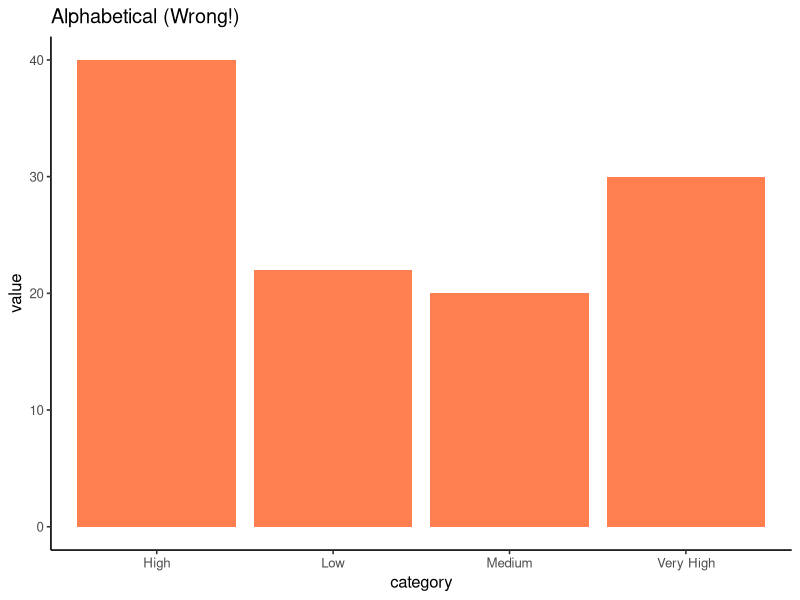
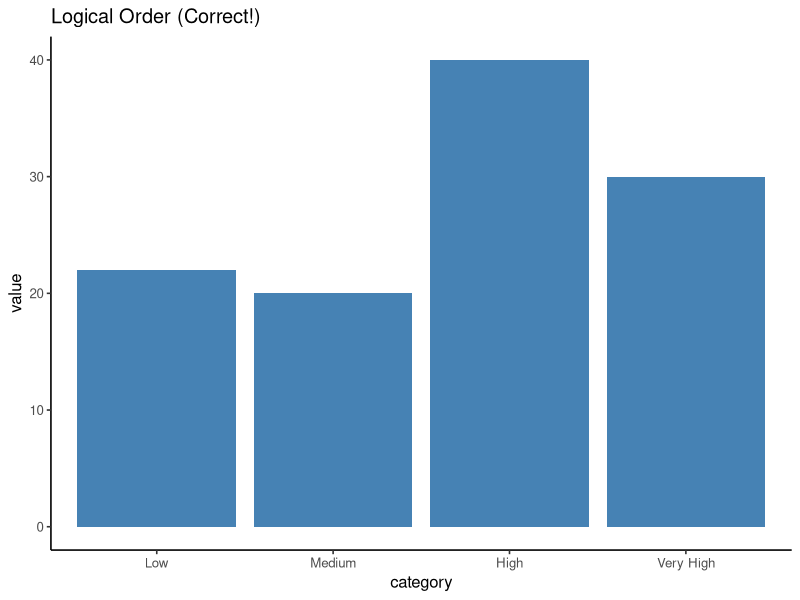
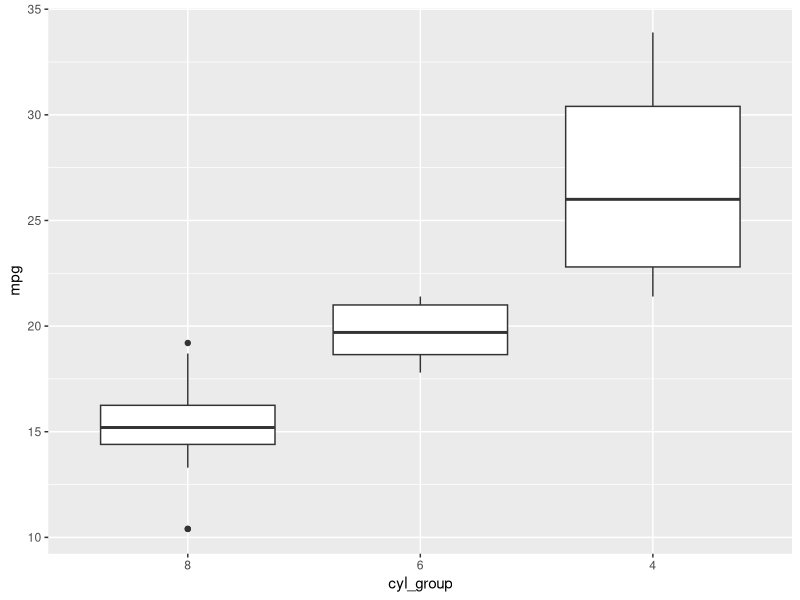
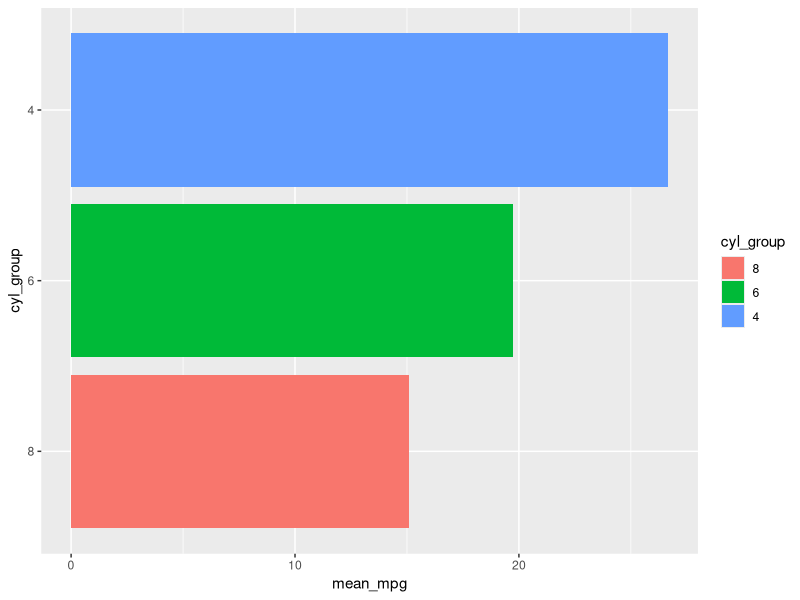
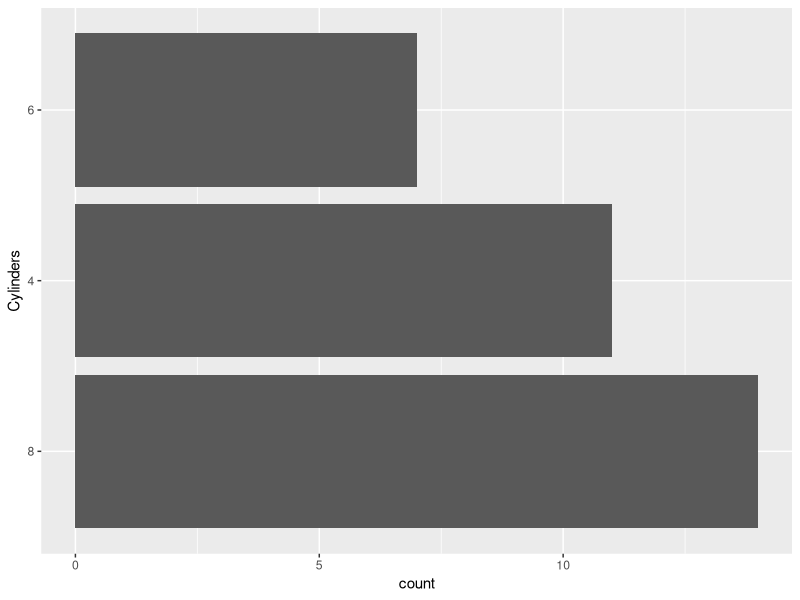
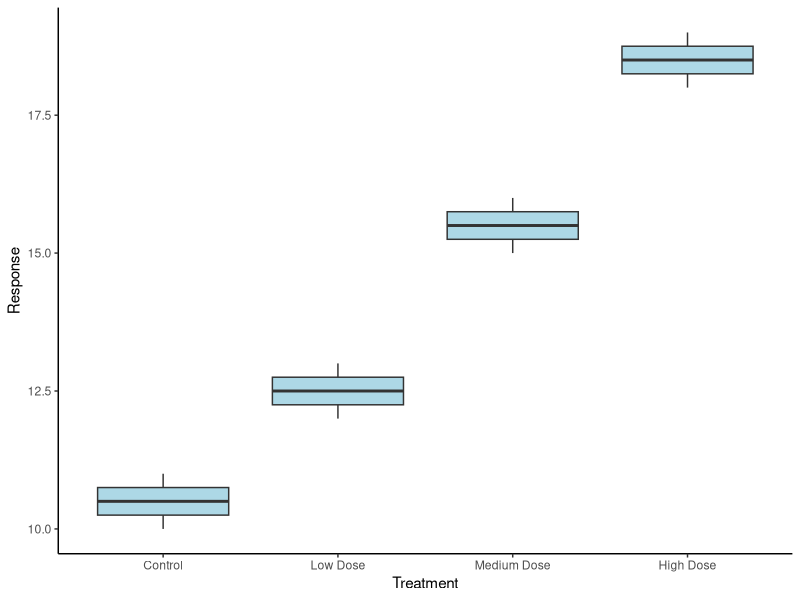
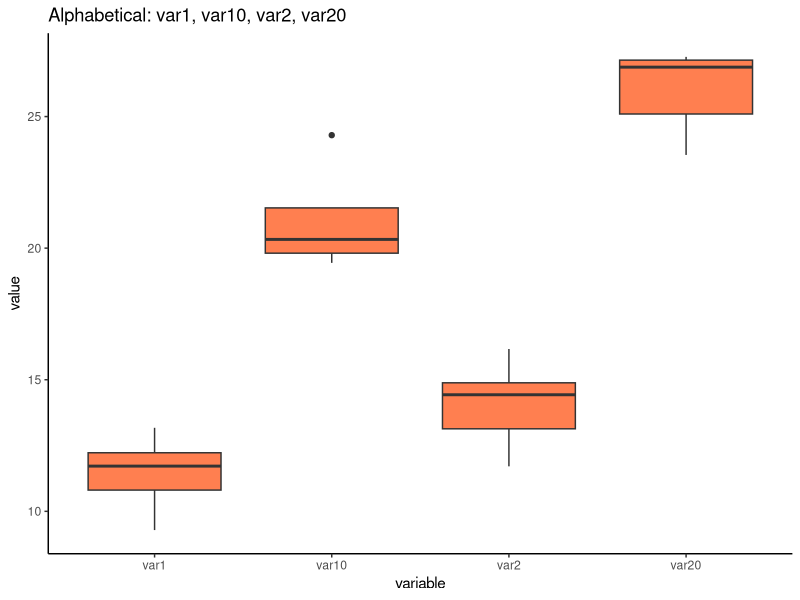
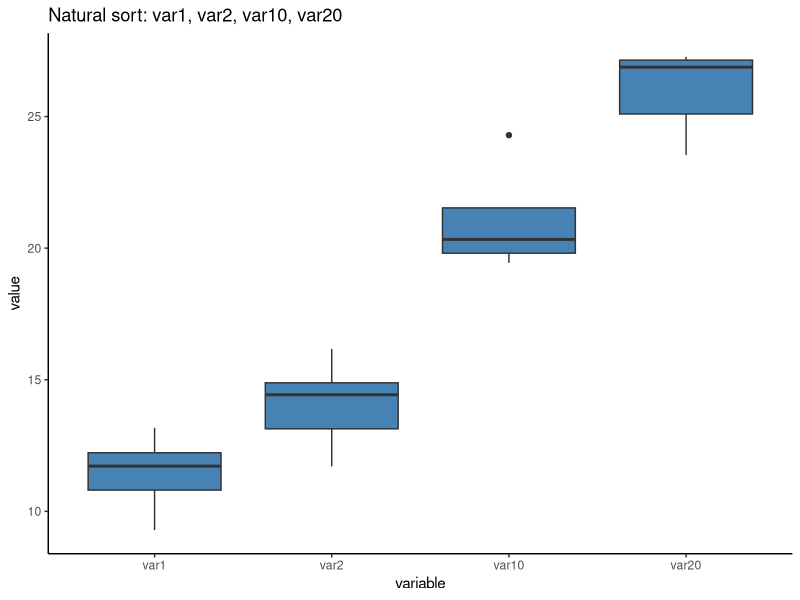

These figures' R source, in order:
## ---- chunk 1
#| label: setup-factors
#| echo: false
#| eval: true
#| message: false

library(ggplot2)
library(dplyr)
library(forcats)
## ---- chunk 2
#| label: factors-problem-alphabetical
#| echo: true
#| eval: true
#| fig-width: 5
#| fig-height: 4

library(ggplot2)

# Create data with logical categories
category_df <- data.frame(
  category = c("Low", "Medium", "High", "Very High", "Low", "High"),
  value = c(10, 20, 15, 30, 12, 25)
)

# R defaults to alphabetical!
ggplot(category_df, aes(x = category, y = value)) +
  geom_col(fill = "coral") +
  theme_classic(base_size = 12) +
  labs(title = "Alphabetical (Wrong!)")
## ---- chunk 3
#| label: factors-solution-ordered
#| echo: true
#| eval: true
#| fig-width: 5
#| fig-height: 4

# Specify levels explicitly
category_df$category <- factor(category_df$category,
                       levels = c("Low", "Medium", "High", "Very High"))

# Now plots use logical order!
ggplot(category_df, aes(x = category, y = value)) +
  geom_col(fill = "steelblue") +
  theme_classic(base_size = 12) +
  labs(title = "Logical Order (Correct!)")
## ---- chunk 4
#| label: factors-forcats-intro
#| echo: true
#| eval: true

library(forcats)

# Reorder by another variable (e.g., median)
mtcars %>%
  mutate(cyl_group = fct_reorder(factor(cyl), mpg, .fun = median)) %>%
  ggplot(aes(cyl_group, mpg)) +
  geom_boxplot()

# Boxplots now ordered by median value!
## ---- chunk 5
#| label: factors-fct-reorder
#| echo: true
#| eval: true

# Order categories by mean of values
mtcars %>%
  mutate(cyl_group = factor(cyl)) %>%
  group_by(cyl_group) %>%
  summarise(mean_mpg = mean(mpg)) %>%
  ungroup() %>%
  mutate(cyl_group = fct_reorder(cyl_group, mean_mpg, mean)) %>%
  ggplot(aes(x = cyl_group, y = mean_mpg, fill = cyl_group)) +
  geom_col() +
  coord_flip()  # Horizontal bars easier to read
## ---- chunk 6
#| label: factors-fct-infreq
#| echo: true
#| eval: true

# Order by how common each level is
ggplot(mtcars, aes(x = fct_infreq(factor(cyl)))) +
  geom_bar() +
  labs(x = "Cylinders") +
  coord_flip()

# Most common category first!
## ---- chunk 7
#| label: factors-fct-inorder
#| echo: true
#| eval: true
#| fig-width: 8
#| fig-height: 5

# Create data with specific order
treatment_data <- data.frame(
  treatment = c("Control", "Low Dose", "Medium Dose", "High Dose",
                "Control", "Low Dose", "Medium Dose", "High Dose"),
  response = c(10, 12, 15, 18, 11, 13, 16, 19)
)

# Keep order as they appear in data (not alphabetical!)
ggplot(treatment_data,
       aes(x = fct_inorder(treatment), y = response)) +
  geom_boxplot(fill = "lightblue") +
  labs(x = "Treatment", y = "Response") +
  theme_classic()

# Order: Control, Low Dose, Medium Dose, High Dose
## ---- chunk 8
#| label: factors-natural-sort-problem
#| echo: true
#| eval: true
#| fig-width: 8
#| fig-height: 5

# Create data with numbered variables
var_data <- data.frame(
  variable = rep(c("var1", "var2", "var10", "var20"), each = 5),
  value = rnorm(20, mean = rep(c(10, 15, 20, 25), each = 5), sd = 2)
)

# Alphabetical order: var1, var10, var2, var20 (wrong!)
ggplot(var_data, aes(x = variable, y = value)) +
  geom_boxplot(fill = "coral") +
  theme_classic() +
  labs(title = "Alphabetical: var1, var10, var2, var20")
## ---- chunk 9
#| label: factors-natural-sort-solution
#| echo: true
#| eval: true
#| fig-width: 8
#| fig-height: 5

# Use gtools::mixedsort() for natural/alphanumeric sorting
library(gtools)

var_data$variable <- factor(var_data$variable,
                            levels = mixedsort(unique(var_data$variable)))

# Natural order: var1, var2, var10, var20 (correct!)
ggplot(var_data, aes(x = variable, y = value)) +
  geom_boxplot(fill = "steelblue") +
  theme_classic() +
  labs(title = "Natural sort: var1, var2, var10, var20")
## ---- chunk 10
#| label: factors-fct-rev
#| echo: true
#| eval: true

# Sometimes you want reverse order
mtcars %>%
  mutate(cyl_group = fct_reorder(factor(cyl), mpg) %>% fct_rev()) %>%
  ggplot(aes(x = cyl_group, y = mpg)) +
  geom_col()

# Now highest values first instead of last
## ---- chunk 11
#| label: factors-fct-relevel
#| echo: true
#| eval: true

# Move "4" to front for cylinders
mtcars %>%
  mutate(cyl_group = fct_relevel(factor(cyl), "4")) %>%
  ggplot(aes(cyl_group, mpg)) +
  geom_boxplot()

# 4-cylinder always shown first
## ---- chunk 12
#| label: factors-ordered-bar
#| echo: true
#| eval: true

# Calculate summary statistics
summary_data <- mtcars %>%
  mutate(cyl_group = factor(cyl)) %>%
  group_by(cyl_group) %>%
  summarise(mean_mpg = mean(mpg), .groups = "drop")

# Plot with bars ordered by height
ggplot(summary_data,
       aes(x = fct_reorder(cyl_group, mean_mpg), y = mean_mpg)) +
  geom_col(fill = "steelblue") +
  coord_flip() +  # Horizontal bars
  labs(x = "Cylinders", y = "Mean MPG") +
  theme_minimal()
## ---- chunk 13
#| label: factors-time-ordering
#| echo: true
#| eval: true

# Create data with months
month_data <- data.frame(
  month = c("Jan", "Feb", "Mar", "Apr", "May", "Jun"),
  value = c(10, 15, 12, 18, 20, 17)
)

# Months in calendar order (not alphabetical!)
months <- c("Jan", "Feb", "Mar", "Apr", "May", "Jun",
            "Jul", "Aug", "Sep", "Oct", "Nov", "Dec")

month_data$month <- factor(month_data$month, levels = months)

# Now plots show Jan, Feb, Mar... not alphabetical!
ggplot(month_data, aes(month, value)) +
  geom_line(group = 1)
## ---- chunk 14
#| label: factors-legend-ordering
#| echo: true
#| eval: true

# Order legend by maximum mpg of each cylinder group
mtcars$cyl_group <- factor(mtcars$cyl)
ggplot(mtcars, aes(x = wt,
                 y = mpg,
                 color = fct_reorder(cyl_group, mpg, max, .desc = TRUE))) +
  geom_point(size = 2) +
  labs(color = "Cylinders") +
  theme_minimal()

# Legend now shows groups in order of importance!
## ---- chunk 15
#| label: factors-facet-ordering
#| echo: true
#| eval: true

# Order facets by median mpg for each cylinder
mtcars %>%
  mutate(cyl_group = fct_reorder(factor(cyl), mpg, median)) %>%
  ggplot(aes(x = factor(cyl), y = mpg)) +
  geom_boxplot() +
  facet_wrap(~cyl_group) +
  theme_minimal()

# Facet panels in meaningful order!
## ---- chunk 16
#| label: factors-survey-example
#| echo: true
#| eval: true

# Likert scale survey responses
set.seed(42)
survey <- data.frame(
  response = sample(c("Strongly Disagree", "Disagree", "Neutral",
                     "Agree", "Strongly Agree"), 100, replace = TRUE)
)

# Set logical order
survey$response <- factor(survey$response,
  levels = c("Strongly Disagree", "Disagree", "Neutral",
             "Agree", "Strongly Agree"))

# Plot with correct order
ggplot(survey, aes(x = response)) +
  geom_bar(fill = "steelblue") +
  coord_flip() +
  theme_minimal()
## ---- chunk 17
#| label: factors-treatment-example
#| echo: true
#| eval: true

library(forcats)

# Clinical trial data simulation
set.seed(123)
clinical <- data.frame(
  treatment = rep(c("Placebo", "Low Dose", "Medium Dose", "High Dose"), each = 25),
  response = rnorm(100, mean = rep(c(10, 12, 15, 18), each = 25), sd = 3)
)

# Ensure logical ordering
clinical$treatment <- factor(clinical$treatment,
  levels = c("Placebo", "Low Dose", "Medium Dose", "High Dose"))

# Boxplots in dose order
ggplot(clinical, aes(treatment, response)) +
  geom_boxplot(fill = "lightblue") +
  theme_classic()
## ---- chunk 18
#| label: factors-combining
#| echo: true
#| eval: true

# Combine multiple forcats functions
mtcars %>%
  mutate(
    # 1. Convert to factor
    cyl_group = factor(cyl),
    # 2. Order by frequency
    cyl_group = fct_infreq(cyl_group),
    # 3. Reverse so most common at top
    cyl_group = fct_rev(cyl_group)
  ) %>%
  ggplot(aes(cyl_group)) +
  geom_bar()
## ---- chunk 19
#| label: factors-before
#| echo: true
#| eval: true
#| fig-width: 5
#| fig-height: 4

# Before: alphabetical order
ggplot(msleep %>% filter(!is.na(vore)),
  aes(x = vore,
      y = sleep_total)) +
  geom_boxplot(fill = "coral") +
  theme_classic(base_size = 10) +
  labs(title = "Before: Alphabetical",
       x = "Diet Type", y = "Sleep (hours)")

# Order: carni, herbi, insecti, omni
# Meaningless!
## ---- chunk 20
#| label: factors-after
#| echo: true
#| eval: true
#| fig-width: 5
#| fig-height: 4

library(forcats)
# After: ordered by median sleep
ggplot(msleep %>% filter(!is.na(vore)),
  aes(x = fct_reorder(vore,
           sleep_total,
           median,
           na.rm = TRUE),
      y = sleep_total)) +
  geom_boxplot(fill = "steelblue") +
  theme_classic(base_size = 10) +
  labs(title = "After: Ordered by Median",
       x = "Diet Type", y = "Sleep (hours)")

# Ordered by sleep time - logical!
## ---- chunk 21
#| label: factors-pattern-sorted-bar
#| echo: true
#| eval: true

mtcars %>%
  count(cyl) %>%
  ggplot(aes(x = fct_reorder(as.character(cyl), n), y = n)) +
  geom_col() +
  coord_flip()
## ---- chunk 22
#| label: factors-pattern-control
#| echo: true
#| eval: true

mtcars %>%
  mutate(group = fct_relevel(factor(cyl), "4")) %>%
  ggplot(aes(group, mpg)) +
  geom_boxplot()
## ---- chunk 23
#| label: factors-pattern-chrono
#| echo: true
#| eval: true

mtcars %>%
  mutate(cyl_group = fct_reorder(factor(cyl), cyl)) %>%
  ggplot(aes(wt, mpg)) +
  geom_point() +
  facet_wrap(~cyl_group)
## ---- chunk 24
#| label: factors-debugging
#| echo: true
#| eval: true

# Check current levels
levels(mtcars$cyl)

# Check level order
factor(mtcars$cyl) %>% levels()

# See factor structure
str(factor(mtcars$cyl))

# Convert to character if needed
mtcars$cyl_char <- as.character(mtcars$cyl)
## ---- chunk 25
#| label: factors-complete-example
#| echo: true
#| eval: true

library(ggplot2)
library(dplyr)
library(forcats)

# Create simulated gene expression data by tissue type
set.seed(123)
expr_data <- data.frame(
  tissue = rep(c("Brain", "Heart", "Liver", "Lung", "Kidney"), each = 50),
  expression = c(rnorm(50, 100, 15), rnorm(50, 50, 10),
                 rnorm(50, 200, 30), rnorm(50, 75, 12),
                 rnorm(50, 150, 20))
)

# Plot with tissues ordered by median expression
expr_data %>%
  mutate(tissue = fct_reorder(tissue, expression, median)) %>%
  ggplot(aes(x = tissue, y = expression, fill = tissue)) +
  geom_boxplot(show.legend = FALSE) +
  scale_fill_brewer(palette = "Set2") +
  theme_classic(base_size = 14) +
  labs(x = "Tissue Type",
       y = "Expression Level",
       title = "Gene Expression by Tissue")

# Tissues ordered by median expression level!
